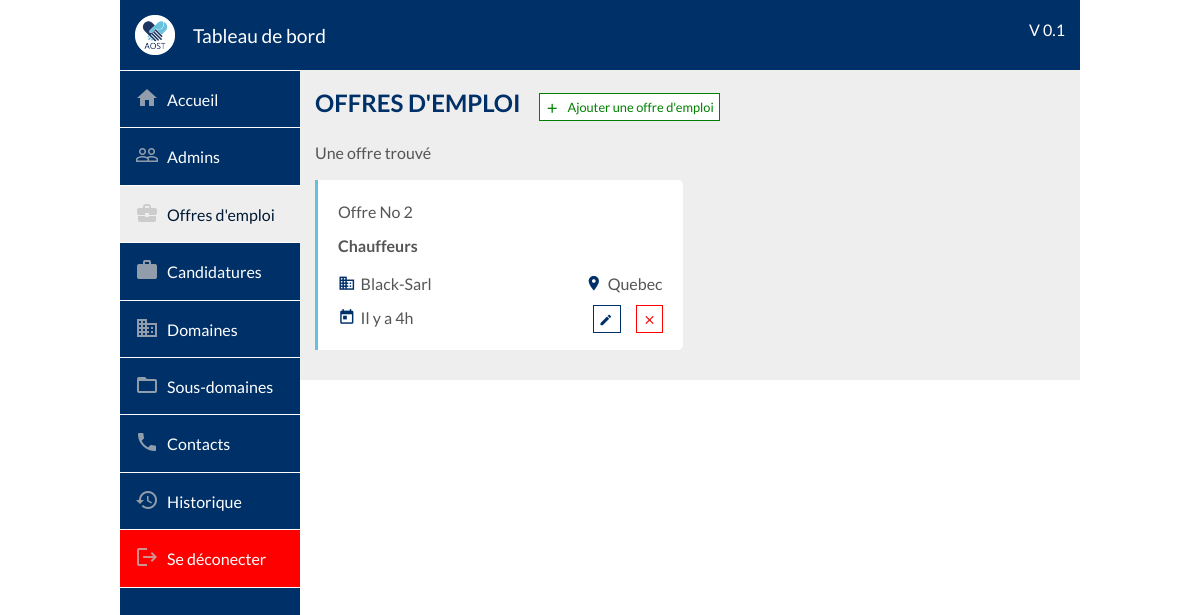
Screenshot of /dashboard/offers/index.php (signed in) with the database file from the repository.
### tables this page shows
CREATE TABLE IF NOT EXISTS `offers` (
  `id` bigint(20) NOT NULL AUTO_INCREMENT,
  `id_admin` bigint(20) NOT NULL,
  `id_subdomain` bigint(20) NOT NULL,
  `id_city` bigint(20) NOT NULL,
  `compagny` varchar(100) NOT NULL,
  `description` longtext COMMENT 'Description globale de la demande',
  `missions` longtext COMMENT 'description détaillée (par mission) de la demande',
  `skill` longtext COMMENT 'compétences requises du postulant',
  `candidate_profile` longtext COMMENT 'Informations requises du postulant (age, annee d''experience, caractere etc...)',
  `cv` int(1) NOT NULL DEFAULT '0' COMMENT 'vaudra 1 si un CV est requit pour postuler',
  `motivation` int(1) NOT NULL DEFAULT '0' COMMENT 'Vaudra 1 si une lettre de motivation est requise pour postuler',
  `deleted` int(2) NOT NULL DEFAULT '0' COMMENT 'Vaudra 1 si supprimé par un admin (restera présente dans un onglet archives ou corbeille)',
  `expired` int(2) NOT NULL DEFAULT '0' COMMENT 'vaudra 1 si déjà expiré',
  `deadline` datetime NOT NULL COMMENT 'Date limite',
  `added_at` datetime NOT NULL DEFAULT CURRENT_TIMESTAMP,
  PRIMARY KEY (`id`),
  KEY `fk_city` (`id_city`),
  KEY `fk_subdomain` (`id_subdomain`),
  KEY `fk_admin` (`id_admin`)
);

CREATE TABLE IF NOT EXISTS `subdomains` (
  `id` bigint(20) NOT NULL AUTO_INCREMENT,
  `id_admin` bigint(20) NOT NULL,
  `id_domain` bigint(20) NOT NULL,
  `name` varchar(200) NOT NULL,
  `color` varchar(100) NOT NULL,
  `image` varchar(255) NOT NULL,
  `added_at` datetime NOT NULL DEFAULT CURRENT_TIMESTAMP,
  PRIMARY KEY (`id`),
  KEY `id_domain` (`id_domain`),
  KEY `fk_admin` (`id_admin`)
);

CREATE TABLE IF NOT EXISTS `city` (
  `id` bigint(20) NOT NULL AUTO_INCREMENT,
  `name` varchar(150) NOT NULL,
  `added_at` datetime NOT NULL DEFAULT CURRENT_TIMESTAMP,
  PRIMARY KEY (`id`)
);

### dashboard/offers/index.php (called while the page is built)
<?php include($_SERVER["DOCUMENT_ROOT"]."/aost/dashboard/outils/php/redirection.php");
	redirection("Offres d'emploi", _DASHBOARD_PHP_PATH."offers/offers.php", "offers", "", _DASHBOARD_PATH."offers/offers.css", _DASHBOARD_PATH."offers/offers.js");
?>

### class/Offer.class.php (called while the page is built, shortened)
<?php
class Offer
{
    private $_id;
    private $_compagny;
    private $_added_at;
    public function __construct(array $data){
        foreach ($data as $key => $value) {
            $method='set'.ucfirst($key);
        }
    }
    public function setId($id){
        $this->_id=intval($id);
    }
    public function getId(){
        return $this->_id;
    }
    public function setCompagny($compagny){
        $this->_compagny=strval($compagny);
    }
    public function getCompagny(){
        return $this->_compagny;
    }
    public function setAdded_at($added_at){
        $this->_added_at=strval($added_at);
    }
    public function getAdded_at(){
        return $this->_added_at;
    }
public function getOffersFilterLimit($keyword, $id_domain, $date, $start){
  include(_APP_PATH."bd/server-connect.php");
  $id_domain = intval($id_domain);
  $start=intval($start);
  $end=$start+10;
  $regex = $keyword == "" ? "" : " subdomains.name REGEXP '^(.*)$keyword(.*)$' ";
  $domainTxt = $id_domain == -1 ? "" : " subdomains.id_domain=$id_domain ";
  $dateDirection = " ORDER BY offers.added_at $date ";
  $limit = " LIMIT $start,$end ";
  if($domainTxt == "" && $regex == ""){
    $where_1 = " 1 ";
}else {
    $where_1 = "";
}
$query= $db->prepare("SELECT * FROM subdomains INNER JOIN offers ON offers.id_subdomain = subdomains.id WHERE $regex $domainTxt $where_1 $dateDirection $limit");
$offers=[];
if($query->execute()){
  while($data=$query->fetch()){
      $offers[]=new Offer($data);
  }
  return $offers;
}else{
  return false;
}
}
}
?>

### class/Subdomain.class.php (called while the page is built, shortened)
<?php
class Subdomain
{
 private $_name;
 public function __construct(array $data){
    foreach ($data as $key => $value) {
       $method='set'.ucfirst($key);
  }
}
public function setName($name){
 $this->_name=htmlentities(strval($name));
}
public function getName(){
    return $this->_name;
}
public function getSubdomain($id){
    include(_APP_PATH."bd/server-connect.php");
    $id=intval($id);
    $query=$db->prepare("SELECT * FROM subdomains WHERE id=?");
    $query->bindParam(1,$id);
    if($query->execute() && $query->rowCount()==1){
      $data=$query->fetch();
      return (new Subdomain($data));
  }else{
      return false;
  }
}
}
?>

### class/City.class.php (called while the page is built, shortened)
<?php
class City
{
    private $_name;
    public function __construct(array $data){
        foreach ($data as $key => $value) {
            $method='set'.ucfirst($key);
        }
    }
    public function setName($name){
        $this->_name=htmlentities(strval($name));
    }
    public function getName(){
        return $this->_name;
    }
public function getCity($id){
    include(_APP_PATH."bd/server-connect.php");
    $id=intval($id);
    $query=$db->prepare("SELECT * FROM city WHERE id=?");
    $query->bindParam(1,$id);
    if($query->execute() && $query->rowCount()==1){
        $data=$query->fetch();
        return (new City($data));
    }else{
        return false;
    }
}
}
?>

### outils/php/functions.php (called while the page is built, shortened)
<?php
$tab_month=array("Janvier","Février","Mars","Avril","Mai","Juin","Juillet","Aougt","Septembre","Octobre","Novembre","Décembre");
function get_elapsed_time($datetime){
	global $tab_month;
	$date_convert_in_seconde = strtotime($datetime);
	if(date('Ymd', $date_convert_in_seconde) == date('Ymd')){
		$diff = time()-$date_convert_in_seconde;
		if($diff < 60){
			return "Il y a ".$diff." secondes";
		}else if($diff < 3600){
			return "Il y a ".floor($diff/60)." min";
		}else if($diff < 86400){
			return "Il y a ".floor($diff/3600)."h";
		}
	}else if(date('Ymd', $date_convert_in_seconde) == date('Ymd', strtotime('- 1 DAY'))){
		return "Hier";
	}else if(date('Ymd', $date_convert_in_seconde) == date('Ymd', strtotime('- 2 DAY'))){
		return "Il y a 2 jours";
	}else if(date('Ymd', $date_convert_in_seconde) == date('Ymd', strtotime('- 3 DAY'))){
		return "Il y a 3 jours";
	}else if(date('Ymd', $date_convert_in_seconde) == date('Ymd', strtotime('- 4 DAY'))){
		return "Il y a 4 jours";
	}else if(date('Ymd', $date_convert_in_seconde) == date('Ymd', strtotime('- 5 DAY'))){
		return "Il y a 5 jours";
	}else if(date('Ymd', $date_convert_in_seconde) == date('Ymd', strtotime('- 6 DAY'))){
		return "Il y a 6 jours";
	}else if(date('YW', $date_convert_in_seconde) == date('YW', strtotime('- 1 WEEK'))){
		return "Il y a 1 semaine";
	}else if(date('YW', $date_convert_in_seconde) == date('YW', strtotime('- 2 WEEK'))){
		return "Il y a 2 semaines";
	}else if(date('YW', $date_convert_in_seconde) == date('YW', strtotime('- 3 WEEK'))){
		return "Il y a 3 semaines";
	}else if(date('YW', $date_convert_in_seconde) == date('YW', strtotime('- 4 WEEK'))){
		return "Il y a 4 semaines";
	}else if(date('Ym', $date_convert_in_seconde) == date('Ym', strtotime('- 1 MONTH'))){
		return "Il y a 1 mois";
	}else if(date('Ym', $date_convert_in_seconde) == date('Ym', strtotime('- 2 MONTH'))){
		return "Il y a 2 mois";
	}else if(date('Ym', $date_convert_in_seconde) == date('Ym', strtotime('- 3 MONTH'))){
		return "Il y a 3 mois";
	}else if(date('Ym', $date_convert_in_seconde) == date('Ym', strtotime('- 4 MONTH'))){
		return "Il y a 4 mois";
	}else if(date('Ym', $date_convert_in_seconde) == date('Ym', strtotime('- 5 MONTH'))){
		return "Il y a 5 mois";
	}else if(date('Ym', $date_convert_in_seconde) == date('Ym', strtotime('- 6 MONTH'))){
		return "Il y a 6 mois";
	}else if(date('Ym', $date_convert_in_seconde) == date('Ym', strtotime('- 7 MONTH'))){
		return "Il y a 7 mois";
	}else if(date('Ym', $date_convert_in_seconde) == date('Ym', strtotime('- 8 MONTH'))){
		return "Il y a 8 mois";
	}else if(date('Ym', $date_convert_in_seconde) == date('Ym', strtotime('- 9 MONTH'))){
		return "Il y a 9 mois";
	}else if(date('Ym', $date_convert_in_seconde) == date('Ym', strtotime('- 10 MONTH'))){
		return "Il y a 10 mois";
	}else if(date('Ym', $date_convert_in_seconde) == date('Ym', strtotime('- 11 MONTH'))){
		return "Il y a 11 mois";
	}else if(date('Y', $date_convert_in_seconde) == date('Y', strtotime('- 1 YEAR'))){
		return "Il y a 1 an";
	}else if(date('Y', $date_convert_in_seconde) == date('Y', strtotime('- 2 YEAR'))){
		return "Il y a 2 ans";
	}else if(date('Y', $date_convert_in_seconde) == date('Y', strtotime('- 3 YEAR'))){
		return "Il y a 3 ans";
	}else if(date('Y', $date_convert_in_seconde) == date('Y', strtotime('- 4 YEAR'))){
		return "Il y a 4 ans";
	}else if(date('Y', $date_convert_in_seconde) == date('Y', strtotime('- 5 YEAR'))){
		return "Il y a 5 ans";
	}else if(date('Y', $date_convert_in_seconde) == date('Y', strtotime('- 6 YEAR'))){
		return "Il y a 6 ans";
	}else if(date('Y', $date_convert_in_seconde) == date('Y', strtotime('- 7 YEAR'))){
		return "Il y a 7 ans";
	}else if(date('Y', $date_convert_in_seconde) == date('Y', strtotime('- 8 YEAR'))){
		return "Il y a 8 ans";
	}else if(date('Y', $date_convert_in_seconde) == date('Y', strtotime('- 9 YEAR'))){
		return "Il y a 9 ans";
	}else if(date('Y', $date_convert_in_seconde) == date('Y', strtotime('- 10 YEAR'))){
		return "Il y a 10 ans";
	}else if(date('Y', $date_convert_in_seconde) == date('Y', strtotime('- 11 YEAR'))){
		return "Il y a 11 ans";
	}else if(date('Y', $date_convert_in_seconde) == date('Y', strtotime('- 12 YEAR'))){
		return "Il y a 12 ans";
	}else if(date('Y', $date_convert_in_seconde) == date('Y', strtotime('- 13 YEAR'))){
		return "Il y a 13 ans";
	}else if(date('Y', $date_convert_in_seconde) == date('Y', strtotime('- 14 YEAR'))){
		return "Il y a 14 ans";
	}else if(date('Y', $date_convert_in_seconde) == date('Y', strtotime('- 15 YEAR'))){
		return "Il y a 15 ans";
	}else if(date('Y', $date_convert_in_seconde) == date('Y', strtotime('- 16 YEAR'))){
		return "Il y a 16 ans";
	}else if(date('Y', $date_convert_in_seconde) == date('Y', strtotime('- 17 YEAR'))){
		return "Il y a 17 ans";
	}else if(date('Y', $date_convert_in_seconde) == date('Y', strtotime('- 18 YEAR'))){
		return "Il y a 18 ans";
	}else if(date('Y', $date_convert_in_seconde) == date('Y', strtotime('- 19 YEAR'))){
		return "Il y a 19 ans";
	}else if(date('Y', $date_convert_in_seconde) == date('Y', strtotime('- 20 YEAR'))){
		return "Il y a 20 ans";
	}else if(date('Y', $date_convert_in_seconde) < date('Y', strtotime('- 20 YEAR'))){
		return "Il y a plus de 20 ans";
	}else{
		$mois=date('m',$date_convert_in_seconde);
		$mois=$tab_month[$mois-1];
		return 'depuis le '.date('d', $date_convert_in_seconde)." ".$mois;
	}
}
?>

### dashboard/offers/offers.php (the view, shortened to what this page needs)
<h2 class="margin-top-none" style="display: inline-block">Offres d'emploi</h2>
<span class="btnAdd btnAddAdmin" id="btnAdd">
  <i class="material-icons vertical-align-bottom margin-right-5">add</i>
  <span class="">Ajouter une offre d'emploi</span>
</span>
<?php
$keyword = isset($_POST["keyword"]) ? $_POST["keyword"] : "";
$date = isset($_POST["date"]) ? $_POST["date"] : "DESC";
$id_domain = isset($_POST["id_domain"]) ? $_POST["id_domain"] : "-1";
$offers_count = $offer->getOffersFilterLimit($keyword, $id_domain, $date, "");
	$actuParPage= 10;
	$nombreDePages=ceil(count($offers_count)/$actuParPage);
	if(isset($_GET['page']))
	{
   $pageActuelle=intval($_GET['page']);
		 if($pageActuelle>$nombreDePages)
		 {
     $pageActuelle=$nombreDePages;
   }
 }
	else
	{
		 $pageActuelle=1;
   }
	$premiereEntree=($pageActuelle-1)*$actuParPage;
 $offers = $offer->getOffersFilterLimit($keyword, $id_domain, $date, $premiereEntree);
 ?>
 <span class="stat" style="display: block">
  <?php
  if(count($offers_count) > 1){
    echo count($offers_count)." offres trouvés";
  }else {
    if(count($offers_count) > 0){
      echo "Une offre trouvé";
    }else {
      echo "Aucune offres trouvé";
    }
  }
  ?>
</span>
  <?php
    foreach ($offers as $offer) {
      $city = $city->getCity($offer->getId_city());
      $subdomain = $subdomain->getSubdomain($offer->getId_subdomain());
  ?>
  <?php
    }
  ?>
<div class="suggest_container">
	<?php
  $i = 0;
  foreach ($offers as $offer) {
   $city = $city->getCity($offer->getId_city());
   $subdomain = $subdomain->getSubdomain($offer->getId_subdomain());
   ?>
   <div class="suggest_block">
     <div class="suggest_row">
      <span class="suggest_col">Offre No <?php echo $offer->getId(); ?></span>
    </div>
    <div class="suggest_row">
      <span class="suggest_title"> <?php echo ucfirst($subdomain->getName()); ?></span>
    </div>
    <div class="suggest_row">
      <span class="suggest_col"><i class="material-icons vertical-align-bottom margin-right-5 background-primary">domain</i><?php echo ucfirst($offer->getCompagny()); ?></span>
      <span class="suggest_col float-right"><i class="material-icons vertical-align-bottom margin-right-5 background-primary">location_on</i><?php echo ucfirst($city->getName()); ?></span>
    </div>
    <div class="suggest_row">
      <span class="suggest_col"><i class="material-icons vertical-align-bottom margin-right-5 background-primary">today</i><?php echo get_elapsed_time($offer->getAdded_at()); ?></span>
      <div class="suggest_col float-right">
       <span class="btnEdit" id="btnEdit<?php echo $i; ?>" title="Modifier">
        <i class="material-icons vertical-align-bottom">mode_edit</i>
      </span>
      <span class="btnDelete" id="btnDelete<?php echo $i; ?>" title="Supprimer">
        <i class="material-icons vertical-align-bottom">close</i>
      </span>
    </div>
  </div>
</div>
<?php
$i++; } ?>
</div>

### outils/css/vars.css (style rules this page uses)
:root { --color-primary : #003068; --color-secondary : #66BFDE; --color-tertiary : #001935; --color-shadow : #eee; --color-text : #555; --color-danger : red; --color-danger-dark : darkred; --color-success : green; --color-success-dark : darkgreen; --border-radius-size : 5px; --nav-text-color : white; --nav-bg-color : var(--color-primary); --nav-text-hover-color: var(--color-secondary); --subNav-text-color: var(--color-primary); --subNav-text-hover-color: var(--color-tertiaire); --nav-mobile-text-color : var(--color-primary); --nav-mobile-hover-text-color : white; --nav-mobile-hover-bg-color : var(--color-primary); --footer-bg-color : var(--color-primary); --footer-bg-color-dark : var(--color-tertiary); --footer-text-color : white; --btn-primary-text-color: white; --btn-primary-bg-color : var(--color-primary); --btn-primary-bg-hover-color : var(--color-tertiary); --btn-danger-text-color: white; --btn-danger-bg-color : var(--color-danger); --btn-danger-bg-hover-color : var(--color-danger-dark); }

### outils/css/global.css (style rules this page uses)
h2 { color: var(--color-primary); text-transform: uppercase; }
body { margin: 0; font-size: 1em; font-weight: 400; line-height: 1.5; text-align: left; font-family: 'Lato'; color: var(--color-text); }
.vertical-align-bottom { vertical-align: bottom !important; }
.float-right { float: right !important; }
.margin-top-none { margin-top: 0 !important; }
.suggest_container { display: inline-block; width: 100%; box-sizing: border-box; margin-top: 15px; }
.suggest_block { display: inline-block; box-sizing: border-box; padding: 15px; margin-bottom: 15px; background-color: white; border-left: 3px solid var(--color-secondary); border-radius: 0 var(--border-radius-size) var(--border-radius-size) 0; }
.suggest_block i { font-size: 1.1em; margin-bottom: 0.2em; }
.margin-right-5 { margin-right: 5px; }
.background-primary { color: var(--color-primary); }
.suggest_row { padding: 5px; }
.suggest_col { display: inline-block; }
.suggest_title { max-width: 100%; max-height: 1.4em; overflow: hidden; display: inline-block; font-weight: bold; }

### dashboard/outils/css/global.css (style rules this page uses)
.btnEdit { box-sizing: border-box; padding: 5px; font-size: 0.8em; color: var(--color-primary); border: 1px solid var(--color-primary); cursor: pointer; margin-left: 15px; background-color: white; }
.btnAdd { box-sizing: border-box; padding: 5px; font-size: 0.8em; color: var(--color-success); border: 1px solid var(--color-success); cursor: pointer; margin-left: 15px; background-color: white; }
.btnDelete { box-sizing: border-box; padding: 5px; font-size: 0.8em; color: var(--color-danger); border: 1px solid var(--color-danger); cursor: pointer; background-color: white; margin-left: 15px; }
@media (min-width: 576px) { .suggest_block { width: 49%; } }
@media (min-width: 576px) { .btnAdd i { font-size : 1.2em; margin-bottom: 1.6em; } }

### rows the page displays
offers: id "2", id_subdomain.name "Chauffeurs", compagny "Black-Sarl", id_city.name "Quebec", added_at "Il y a 4h"
